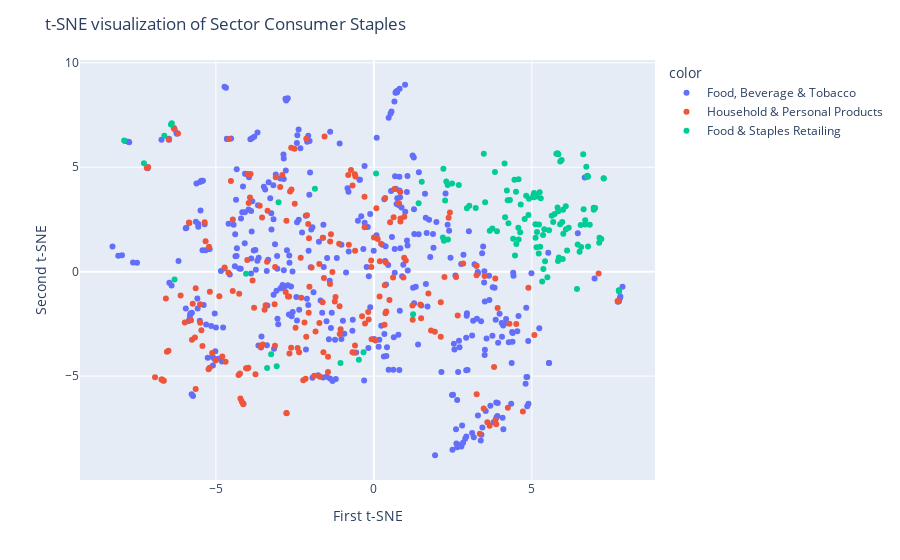
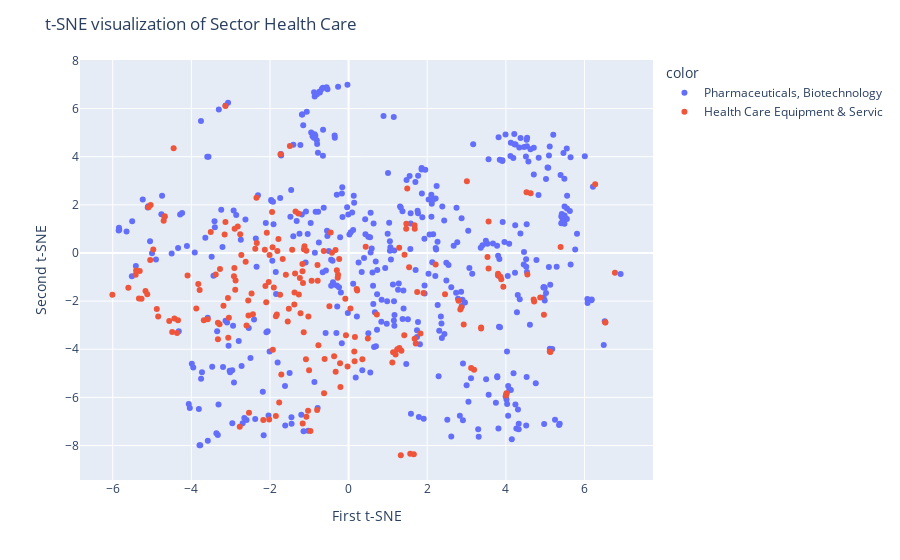
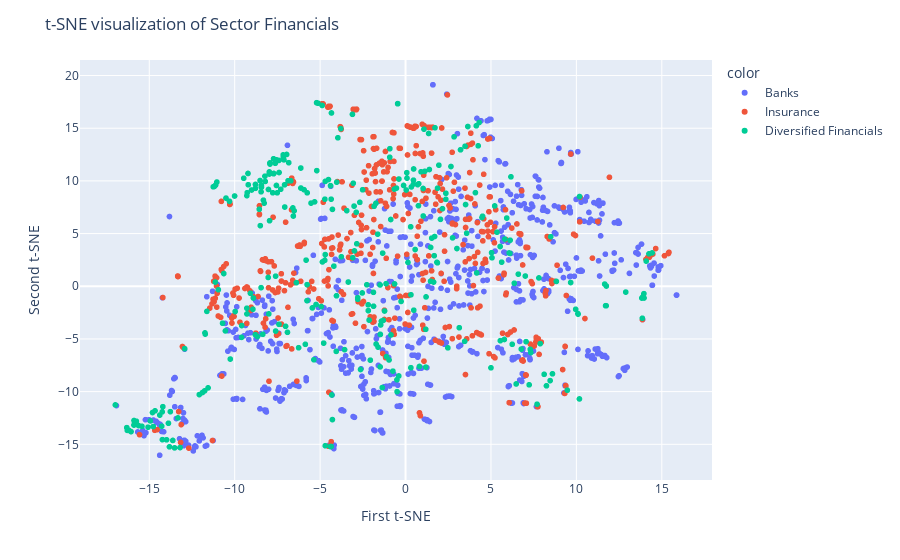
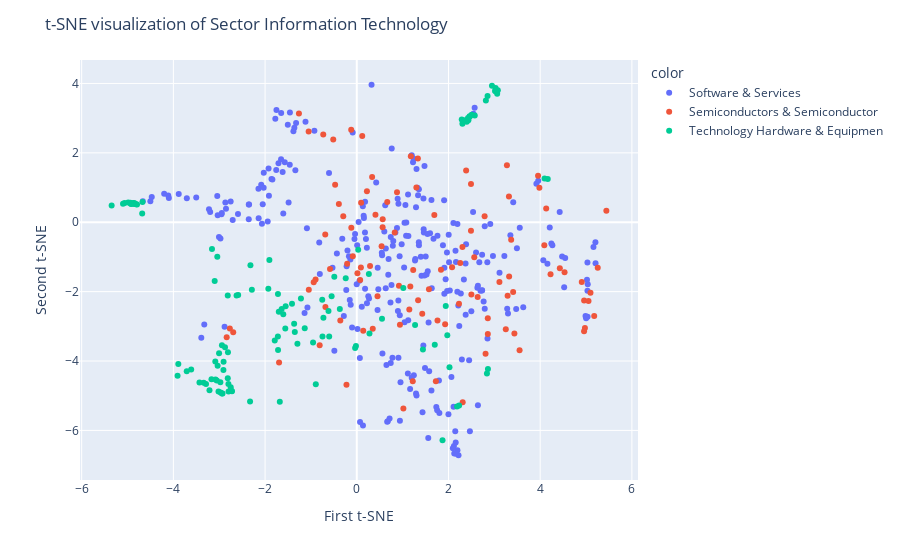

Here is the notebook cell these charts were saved with, in order:
### Markdown cell above
# 4. Which sectors are the most heterogenous? (Look at the clusters formed by industry groups per sector – use t-SNE to visualize)

### Code cell
sectors = df_clean["GICS_SECTOR_NAME"].unique().tolist()

categorical_features_ordinal = []
categorical_features_one_hot = ['ANALYST', 'BROKER', 'BBTICKER']
numerical_features = ['RATING', 'TARGET_PRICE']

clean_pipeline = Pipeline([
    ('clean_pipeline', get_pipeline_clean_encode_only(categorical_features_one_hot, categorical_features_ordinal, numerical_features)),
    ('standard_scaler', StandardScaler()),
    ('TruncatedSVD', TruncatedSVD(n_components=5)),
    ('tsne', TSNE(n_components=2, perplexity=165, random_state=RANDOM_STATE))
])

tsne1_std = []
tsne2_std = []

for s in sectors:
    df_by_sector = df_clean[df_clean["GICS_SECTOR_NAME"] == s].copy()
    cols = df_by_sector['GICS_INDUSTRY_GROUP_NAME'].tolist()

    X_tsne = clean_pipeline.fit_transform(df_by_sector.copy())
    
    tsne1_std.append(np.transpose(X_tsne)[0].std())
    tsne2_std.append(np.transpose(X_tsne)[1].std())

    print(clean_pipeline['tsne'].kl_divergence_)

    fig = px.scatter(x=X_tsne[:, 0], y=X_tsne[:, 1], color=cols)
    fig.update_layout(
        title="t-SNE visualization of Sector " + s,
        xaxis_title="First t-SNE",
        yaxis_title="Second t-SNE",
    )
    fig.show()

### Figure 1 — Plotly figure (JSON) as saved in the notebook; plotly's stock layout.template omitted (floating-point values rounded to 4 significant figures; data arrays with more than 128 entries replaced by an {"elided": "..."} marker saying what was removed)
{"data": [{"hovertemplate": "color=Food, Beverage & Tobacco<br>x=%{x}<br>y=%{y}<extra></extra>", "legendgroup": "Food, Beverage & Tobacco", "marker": {"color": "#636efa", "symbol": "circle"}, "mode": "markers", "name": "Food, Beverage & Tobacco", "orientation": "v", "showlegend": true, "type": "scatter", "x": {"elided": "411 float values"}, "xaxis": "x", "y": {"elided": "411 float values"}, "yaxis": "y"}, {"hovertemplate": "color=Household & Personal Products<br>x=%{x}<br>y=%{y}<extra></extra>", "legendgroup": "Household & Personal Products", "marker": {"color": "#EF553B", "symbol": "circle"}, "mode": "markers", "name": "Household & Personal Products", "orientation": "v", "showlegend": true, "type": "scatter", "x": {"elided": "208 float values"}, "xaxis": "x", "y": {"elided": "208 float values"}, "yaxis": "y"}, {"hovertemplate": "color=Food & Staples Retailing<br>x=%{x}<br>y=%{y}<extra></extra>", "legendgroup": "Food & Staples Retailing", "marker": {"color": "#00cc96", "symbol": "circle"}, "mode": "markers", "name": "Food & Staples Retailing", "orientation": "v", "showlegend": true, "type": "scatter", "x": [5.853, 5.893, 7.139, 5.812, 7.749, 4.772, 5.363, 5.628, 2.474, 4.407, 5.147, 5.068, 5.151, 6.687, -0.327, 5.112, 5.392, 6.448, 3.02, 5.838, 2.184, 6.957, 7.27, 0.06946, -6.422, -6.396, 6.544, 4.82, 4.153, 5.245, 2.2, 4.304, 4.579, 4.448, 4.571, -0.475, 5.811, 4.91, 6.073, -7.903, -3.075, 4.136, 6.722, 4.234, 3.519, 5.117, -6.632, 3.479, 6.624, 5.96, 4.647, 1.417, 2.291, -7.276, 5.942, 4.259, 6.777, 4.891, 4.466, -3.016, 3.748, -4.045, 5.775, 6.166, 6.427, -1.866, -3.378, 3.831, 4.631, 3.667, 4.497, 5.417, 1.241, 3.895, 1.514, 6.637, 2.255, 6.113, -1.057, -3.251, 4.209, 5.898, -6.308, 5.987, 6.077, 5.49, 5.722, 7.197, 2.687, 3.223, 5.543, 6.831, 5.225, 6.561, 5.282, 5.976, 5.263, 4.58, 7.0, 2.344, 7.276, 7.129, 5.834, 5.995, 7.76, 5.325, 2.336, 4.508, 5.826, 5.354, 5.047, 6.687, 5.161, 5.218, 5.674, 6.509, 5.058, 6.96, 2.217, 2.943, 6.753, 7.758, 6.78, 6.754], "xaxis": "x", "y": [0.6757, 2.275, 1.628, 3.072, -0.895, 2.526, 0.1314, 2.673, 4.224, 1.579, 1.175, 3.767, 3.603, 2.457, -3.862, 2.269, 2.032, 1.306, 3.161, 5.621, 1.634, 3.057, 4.472, 4.696, 7.042, 7.109, 2.233, 3.63, 2.606, 3.798, 4.922, 3.428, 4.428, 4.406, 2.104, -4.216, 5.667, 3.493, 3.129, 6.279, -4.527, 5.177, 5.023, 3.425, 3.321, 1.629, 6.502, 5.643, 5.617, 2.376, 3.214, 3.282, 4.314, 5.186, 5.35, 2.322, 1.202, 2.718, 0.7736, 3.328, 2.063, -0.09363, 5.649, 2.106, -0.8315, 3.972, -4.611, 4.776, 1.885, 1.961, 3.83, 0.4984, -2.04, 1.938, 4.304, 2.986, 3.406, 1.011, -4.372, -3.952, 3.886, 5.278, -0.368, 2.965, 2.037, -0.2605, 2.762, 1.564, 4.155, 3.043, 1.988, 2.248, 2.257, 1.184, 3.521, 0.6035, 1.189, 1.546, 3.053, 1.536, 4.459, 1.382, 2.891, 1.819, -0.9468, -0.4669, 4.147, 1.322, 0.5062, 1.76, 3.652, 2.259, 1.898, 0.8726, 2.373, 0.9565, 3.56, 2.969, 1.482, 3.042, 4.589, -0.8853, 4.556, 4.541], "yaxis": "y"}], "layout": {"legend": {"title": {"text": "color"}, "tracegroupgap": 0}, "margin": {"t": 60}, "title": {"text": "t-SNE visualization of Sector Consumer Staples"}, "xaxis": {"anchor": "y", "domain": [0, 1], "title": {"text": "First t-SNE"}}, "yaxis": {"anchor": "x", "domain": [0, 1], "title": {"text": "Second t-SNE"}}}}

### Figure 2 — Plotly figure (JSON) as saved in the notebook; plotly's stock layout.template omitted (floating-point values rounded to 4 significant figures; data arrays with more than 128 entries replaced by an {"elided": "..."} marker saying what was removed)
{"data": [{"hovertemplate": "color=Pharmaceuticals, Biotechnology<br>x=%{x}<br>y=%{y}<extra></extra>", "legendgroup": "Pharmaceuticals, Biotechnology", "marker": {"color": "#636efa", "symbol": "circle"}, "mode": "markers", "name": "Pharmaceuticals, Biotechnology", "orientation": "v", "showlegend": true, "type": "scatter", "x": {"elided": "443 float values"}, "xaxis": "x", "y": {"elided": "443 float values"}, "yaxis": "y"}, {"hovertemplate": "color=Health Care Equipment & Servic<br>x=%{x}<br>y=%{y}<extra></extra>", "legendgroup": "Health Care Equipment & Servic", "marker": {"color": "#EF553B", "symbol": "circle"}, "mode": "markers", "name": "Health Care Equipment & Servic", "orientation": "v", "showlegend": true, "type": "scatter", "x": {"elided": "201 float values"}, "xaxis": "x", "y": {"elided": "201 float values"}, "yaxis": "y"}], "layout": {"legend": {"title": {"text": "color"}, "tracegroupgap": 0}, "margin": {"t": 60}, "title": {"text": "t-SNE visualization of Sector Health Care"}, "xaxis": {"anchor": "y", "domain": [0, 1], "title": {"text": "First t-SNE"}}, "yaxis": {"anchor": "x", "domain": [0, 1], "title": {"text": "Second t-SNE"}}}}

### Figure 3 — Plotly figure (JSON) as saved in the notebook; plotly's stock layout.template omitted (floating-point values rounded to 4 significant figures; data arrays with more than 128 entries replaced by an {"elided": "..."} marker saying what was removed)
{"data": [{"hovertemplate": "color=Banks<br>x=%{x}<br>y=%{y}<extra></extra>", "legendgroup": "Banks", "marker": {"color": "#636efa", "symbol": "circle"}, "mode": "markers", "name": "Banks", "showlegend": true, "type": "scattergl", "x": {"elided": "767 float values"}, "xaxis": "x", "y": {"elided": "767 float values"}, "yaxis": "y"}, {"hovertemplate": "color=Insurance<br>x=%{x}<br>y=%{y}<extra></extra>", "legendgroup": "Insurance", "marker": {"color": "#EF553B", "symbol": "circle"}, "mode": "markers", "name": "Insurance", "showlegend": true, "type": "scattergl", "x": {"elided": "497 float values"}, "xaxis": "x", "y": {"elided": "497 float values"}, "yaxis": "y"}, {"hovertemplate": "color=Diversified Financials<br>x=%{x}<br>y=%{y}<extra></extra>", "legendgroup": "Diversified Financials", "marker": {"color": "#00cc96", "symbol": "circle"}, "mode": "markers", "name": "Diversified Financials", "showlegend": true, "type": "scattergl", "x": {"elided": "334 float values"}, "xaxis": "x", "y": {"elided": "334 float values"}, "yaxis": "y"}], "layout": {"legend": {"title": {"text": "color"}, "tracegroupgap": 0}, "margin": {"t": 60}, "title": {"text": "t-SNE visualization of Sector Financials"}, "xaxis": {"anchor": "y", "domain": [0, 1], "title": {"text": "First t-SNE"}}, "yaxis": {"anchor": "x", "domain": [0, 1], "title": {"text": "Second t-SNE"}}}}

### Figure 4 — Plotly figure (JSON) as saved in the notebook; plotly's stock layout.template omitted (floating-point values rounded to 4 significant figures; data arrays with more than 128 entries replaced by an {"elided": "..."} marker saying what was removed)
{"data": [{"hovertemplate": "color=Software & Services<br>x=%{x}<br>y=%{y}<extra></extra>", "legendgroup": "Software & Services", "marker": {"color": "#636efa", "symbol": "circle"}, "mode": "markers", "name": "Software & Services", "orientation": "v", "showlegend": true, "type": "scatter", "x": {"elided": "280 float values"}, "xaxis": "x", "y": {"elided": "280 float values"}, "yaxis": "y"}, {"hovertemplate": "color=Semiconductors & Semiconductor<br>x=%{x}<br>y=%{y}<extra></extra>", "legendgroup": "Semiconductors & Semiconductor", "marker": {"color": "#EF553B", "symbol": "circle"}, "mode": "markers", "name": "Semiconductors & Semiconductor", "orientation": "v", "showlegend": true, "type": "scatter", "x": [0.5638, 2.788, -2.769, 3.367, -0.08702, 4.09, 0.0142, 0.6645, 2.499, -0.4722, 0.4071, -0.1194, 2.49, 2.305, 0.8771, 0.5653, 2.491, 2.257, -0.391, 2.31, -0.2946, -0.6878, 3.41, 2.385, -1.262, -0.7311, 0.3346, -1.05, 0.5418, -0.5134, -0.1214, 0.2214, 3.954, 0.09449, 4.131, -0.9394, 2.809, 0.119, 3.275, 1.179, 3.318, 4.907, 3.29, 4.958, 2.857, 4.976, 1.691, -2.695, 1.167, 4.429, 1.428, 2.858, 2.636, 3.111, 5.178, 1.724, 1.574, 0.9414, 3.438, 1.145, 3.25, 5.054, 1.761, 5.255, 0.92, 1.231, 3.983, 5.443, 2.563, 4.226, 0.3482, 3.551, 4.957, 5.097, 4.531, 0.4525, 1.836, 2.229, -2.838, 0.07369, -1.695, 0.1406, 1.221, -0.6838, 1.927, 0.2893, 1.299, 0.8274, -0.8986, 1.337, -0.5838, -1.047, 0.08983, -0.2248, -0.8095, 1.016, -0.2097, -0.3593, 2.079, 3.323, 1.333], "xaxis": "x", "y": [-0.1459, 0.175, -3.064, -0.5032, -0.9785, -0.6661, -1.472, 0.5812, -2.085, 1.081, 0.2141, -0.1603, -0.2482, -0.7117, 0.8656, 0.08977, 1.104, -1.172, 0.5224, -5.191, 0.1737, -0.354, -2.01, 1.489, 3.132, 2.527, 1.301, 2.619, -0.6907, 2.386, 2.664, 0.8919, 1.342, 0.561, 0.3984, -1.732, -3.791, 2.486, 1.646, 1.904, 0.7453, -1.723, -2.117, -2.257, -2.767, -3.046, 0.2102, -3.169, -1.853, -1.327, -2.637, -3.223, -2.154, -1.72, -2.704, -4.58, -1.933, -2.952, -3.204, -2.515, -3.084, -2.267, -2.829, -1.314, -1.832, -1.376, 0.9973, 0.3305, -1.008, -1.501, -3.072, -3.691, -3.145, -2.032, -1.444, -2.137, -1.366, -2.352, -3.316, -1.667, -4.039, -3.127, -4.583, -2.443, -2.94, -1.258, 1.004, -0.2946, -1.649, -2.248, -1.347, -1.943, -1.307, -4.682, -3.544, -5.369, -1.198, -2.833, -1.3, -1.564, 1.838], "yaxis": "y"}, {"hovertemplate": "color=Technology Hardware & Equipmen<br>x=%{x}<br>y=%{y}<extra></extra>", "legendgroup": "Technology Hardware & Equipmen", "marker": {"color": "#00cc96", "symbol": "circle"}, "mode": "markers", "name": "Technology Hardware & Equipmen", "orientation": "v", "showlegend": true, "type": "scatter", "x": [-0.7534, 0.2636, -2.941, -0.549, 1.014, -1.366, 1.701, -3.086, -2.799, -0.602, -1.701, -3.082, -1.719, -0.4902, -0.3696, 1.941, -1.551, -3.016, 0.03087, -1.721, 4.095, -2.976, 1.271, -2.909, -2.94, -2.722, 2.187, -1.218, -1.135, 2.861, -3.003, 0.5501, 0.2768, -2.81, -0.6172, -1.559, -0.7474, 1.975, -3.053, -0.7278, -1.638, 2.022, -0.01837, -3.035, -0.2412, -1.789, -1.413, 4.166, -1.603, 2.232, -2.749, -2.97, -2.814, -2.929, -1.351, -1.679, -2.729, 1.87, 1.443, -0.8938, -0.03597, 2.839, -1.295, -0.9536, -2.797, -2.328, -2.905, -3.709, -1.906, -3.099, -2.622, -3.892, -3.169, -3.212, -2.874, -3.612, -2.814, -3.339, -2.288, -2.587, -3.288, -3.431, -2.319, -1.717, -3.909, -5.064, -4.986, -4.856, -4.872, -5.346, -4.811, -4.929, -4.938, -5.099, -4.674, -4.846, -4.68, -4.793, -4.869, -4.916, -3.042, -3.158, 2.463, 2.573, 2.462, 3.077, 2.425, 3.062, 2.852, 3.027, 2.816, 2.398, 2.36, 3.018, 2.504, 2.949, 2.304, 2.434, 3.021, -1.929, 2.289], "xaxis": "x", "y": [-2.234, -1.491, -3.548, -2.134, -1.895, -2.928, -3.533, -4.013, -4.666, -3.296, -2.58, -4.53, -2.072, -1.572, -2.499, -2.412, -2.42, -4.877, -0.7896, -3.294, 1.263, -4.612, -2.959, -4.257, -4.94, -4.869, -5.314, -2.196, -3.053, -4.227, -3.778, -2.781, -3.207, -3.751, -2.556, -3.061, -3.295, -3.254, -4.56, -2.755, -2.501, -4.18, -3.569, -4.137, -1.611, -3.408, -2.347, 1.246, -2.653, -5.279, -4.759, -4.909, -4.5, -4.933, -3.162, -5.171, -4.863, -6.282, -3.67, -4.672, -3.624, -4.36, -3.502, -3.468, -4.876, -5.165, -4.025, -4.297, -1.085, -1.696, -2.113, -4.086, -4.527, -4.844, -3.6, -4.247, -2.112, -4.626, -1.947, -2.098, -4.663, -4.622, -1.238, -3.683, -4.426, 0.5533, 0.566, 0.524, 0.5444, 0.4832, 0.5201, 0.5309, 0.5645, 0.5352, 0.5846, 0.5489, 0.2485, 0.5084, 0.556, 0.5256, -0.9959, -0.7683, 3.039, 3.073, 3.057, 3.807, 3.004, 3.706, 3.637, 3.869, 3.508, 2.899, 2.941, 3.781, 3.099, 3.935, 2.836, 2.938, 3.782, -1.914, 2.963], "yaxis": "y"}], "layout": {"legend": {"title": {"text": "color"}, "tracegroupgap": 0}, "margin": {"t": 60}, "title": {"text": "t-SNE visualization of Sector Information Technology"}, "xaxis": {"anchor": "y", "domain": [0, 1], "title": {"text": "First t-SNE"}}, "yaxis": {"anchor": "x", "domain": [0, 1], "title": {"text": "Second t-SNE"}}}}
